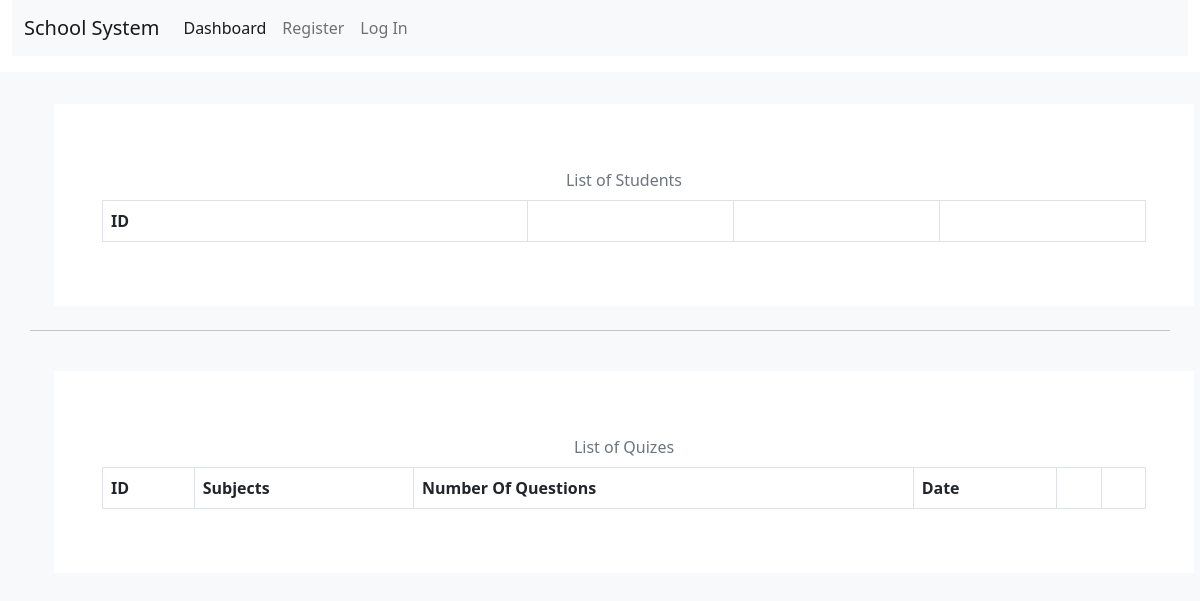
The app's page /dashboard, older data.
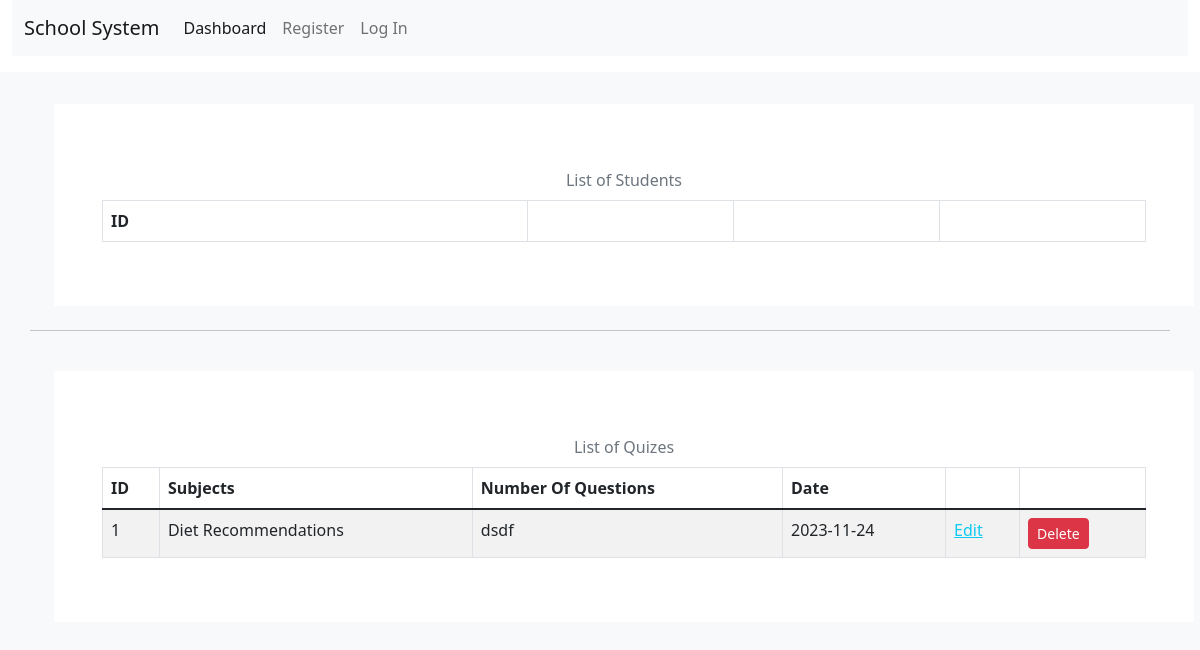
The same page, newer data.
### tables this page shows
CREATE TABLE Quizes(
    id INTEGER PRIMARY KEY AUTOINCREMENT,
    -- user_id INTEGER NOT NULL,
    created TIMESTAMP NOT NULL DEFAULT CURRENT_TIMESTAMP,
    title TEXT NOT NULL,
    questions TEXT NOT NULL,
    date_given DATE NOT NULL
    -- complete BOOLEAN NOT NULL DEFAULT FALSE,

    -- FOREIGN KEY (user_id) REFERENCES user (id)
);

### class_app.py (the view)
@bp.route("/dashboard")
def index():
    db = get_db()
    students = db.execute("SELECT * FROM Students").fetchall()
    quizes = db.execute("SELECT * FROM Quizes ").fetchall()
    return render_template(
        "class/dashboard.html",
        students=students,
        quizes=quizes,
    )

### auth.py (called while the page is built)
@bp.before_app_request
def load_logged_in_user():
    user_id = session.get("user_id")
    if user_id is None:
        g.user = None
    else:
        g.user = (
            get_db().execute("SELECT * FROM user WHERE id = ?", (user_id,)).fetchone()
        )

### db.py (called while the page is built)
def get_db():
    if "db" not in g:
        g.db = sqlite3.connect(
            current_app.config["DATABASE"], detect_types=sqlite3.PARSE_DECLTYPES
        )
        g.db.row_factory = sqlite3.Row
    return g.db

### templates/class/dashboard.html (shortened to what this page needs)
{% extends 'base.html' %}
{% block content %}
<div class="container">
  <div class="row mt-3 pt-2">
  </div>
  <div class="row"
    <div class="col-md-8">
      <div class=" p-5 m-4 bg-white">
        <div class="table-responsive">
<table class="table table-striped table-bordered p-2 caption-top">
  <h2 class="text-decoration-underline"><caption class="text-center">List of Students</caption></h2>
  <thead>
    <tr>
      <th scope="col">ID</th>
      <th scope="col"></th>
      <th scope="col"></th>
      <th scope="col"></th>
    </tr>
  </thead>
</table>
</div>
      </div>
      <hr>
  <div class=" p-5 m-4 bg-white">
        <div class="table-responsive">
<table class="table table-striped table-bordered p-2 caption-top">
  <h2 class="text-decoration-underline"><caption class="text-center">List of Quizes</caption></h2>
  <thead>
    <tr>
      <th scope="col">ID</th>
      <th scope="col">Subjects</th>
      <th scope="col">Number Of Questions</th>
      <th scope="col">Date</th>
      <th scope="col"></th>
      <th scope="col"></th>
    </tr>
  </thead>
  <tbody class="table-group-divider">
  {% for quiz in quizes %}
    <tr>
      <td>{{ quiz['id'] }}</td>
      <td>{{ quiz['title'] }}</td>
      <td> {{ quiz['questions'] }}</td>
      <td> {{ quiz['date_given'] }}</td>
       <td>
        <a class="text-info" href="{{ url_for('class_app.update_quiz', id=quiz['id']) }}">Edit</a>
      </td>
      <td>
        <form action="{{ url_for('class_app.delete_quiz', id=quiz['id']) }}" method="post">
    <input class="btn btn-sm btn-danger" type="submit" value="Delete" onclick="return confirm('Are you sure?');">
  </form>
      </td>
    </tr>
  {% endfor %}
  </tbody>
</table>
</div>
      </div>
    </div>
  </div>
{% endblock %}

Row changes from the older to the newer data that the page shows:
added Quizes: id "1", title "Diet Recommendations", questions "dsdf", date_given "2023-11-24"
